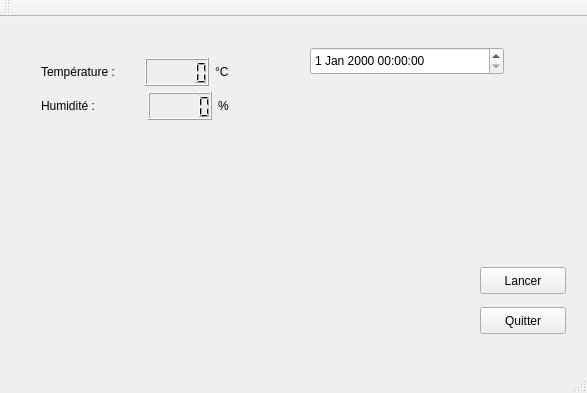
<?xml version="1.0" encoding="UTF-8"?>
<ui version="4.0">
 <class>MainWindow</class>
 <widget class="QMainWindow" name="MainWindow">
  <property name="geometry">
   <rect>
    <x>0</x>
    <y>0</y>
    <width>587</width>
    <height>393</height>
   </rect>
  </property>
  <property name="windowTitle">
   <string>MainWindow</string>
  </property>
  <widget class="QWidget" name="centralWidget">
   <widget class="QPushButton" name="pushButtonLancer">
    <property name="geometry">
     <rect>
      <x>480</x>
      <y>250</y>
      <width>86</width>
      <height>27</height>
     </rect>
    </property>
    <property name="text">
     <string>Lancer</string>
    </property>
   </widget>
   <widget class="QPushButton" name="pushButton">
    <property name="geometry">
     <rect>
      <x>480</x>
      <y>290</y>
      <width>86</width>
      <height>27</height>
     </rect>
    </property>
    <property name="text">
     <string>Quitter</string>
    </property>
   </widget>
   <widget class="QWidget" name="layoutWidget">
    <property name="geometry">
     <rect>
      <x>30</x>
      <y>30</y>
      <width>210</width>
      <height>84</height>
     </rect>
    </property>
    <layout class="QVBoxLayout" name="verticalLayout">
     <item>
      <layout class="QHBoxLayout" name="horizontalLayout">
       <item>
        <widget class="QLabel" name="label">
         <property name="text">
          <string>Température :</string>
         </property>
        </widget>
       </item>
       <item>
        <spacer name="horizontalSpacer_2">
         <property name="orientation">
          <enum>Qt::Horizontal</enum>
         </property>
         <property name="sizeHint" stdset="0">
          <size>
           <width>40</width>
           <height>20</height>
          </size>
         </property>
        </spacer>
       </item>
       <item>
        <widget class="QLCDNumber" name="lcdNumberTemperature"/>
       </item>
       <item>
        <widget class="QLabel" name="label_2">
         <property name="text">
          <string>°C</string>
         </property>
        </widget>
       </item>
      </layout>
     </item>
     <item>
      <layout class="QHBoxLayout" name="horizontalLayout_2">
       <item>
        <widget class="QLabel" name="label_3">
         <property name="text">
          <string>Humidité : </string>
         </property>
        </widget>
       </item>
       <item>
        <spacer name="horizontalSpacer">
         <property name="orientation">
          <enum>Qt::Horizontal</enum>
         </property>
         <property name="sizeHint" stdset="0">
          <size>
           <width>25</width>
           <height>20</height>
          </size>
         </property>
        </spacer>
       </item>
       <item>
        <widget class="QLCDNumber" name="lcdNumberHumidite"/>
       </item>
       <item>
        <widget class="QLabel" name="label_4">
         <property name="text">
          <string>%</string>
         </property>
        </widget>
       </item>
      </layout>
     </item>
    </layout>
   </widget>
   <widget class="QDateTimeEdit" name="dateTimeEditHorodatage">
    <property name="geometry">
     <rect>
      <x>310</x>
      <y>30</y>
      <width>194</width>
      <height>28</height>
     </rect>
    </property>
   </widget>
  </widget>
  <widget class="QMenuBar" name="menuBar">
   <property name="geometry">
    <rect>
     <x>0</x>
     <y>0</y>
     <width>587</width>
     <height>24</height>
    </rect>
   </property>
  </widget>
  <widget class="QToolBar" name="mainToolBar">
   <attribute name="toolBarArea">
    <enum>TopToolBarArea</enum>
   </attribute>
   <attribute name="toolBarBreak">
    <bool>false</bool>
   </attribute>
  </widget>
  <widget class="QStatusBar" name="statusBar"/>
 </widget>
 <layoutdefault spacing="6" margin="11"/>
 <resources/>
 <connections>
  <connection>
   <sender>pushButton</sender>
   <signal>clicked()</signal>
   <receiver>MainWindow</receiver>
   <slot>close()</slot>
   <hints>
    <hint type="sourcelabel">
     <x>246</x>
     <y>75</y>
    </hint>
    <hint type="destinationlabel">
     <x>301</x>
     <y>74</y>
    </hint>
   </hints>
  </connection>
 </connections>
</ui>
